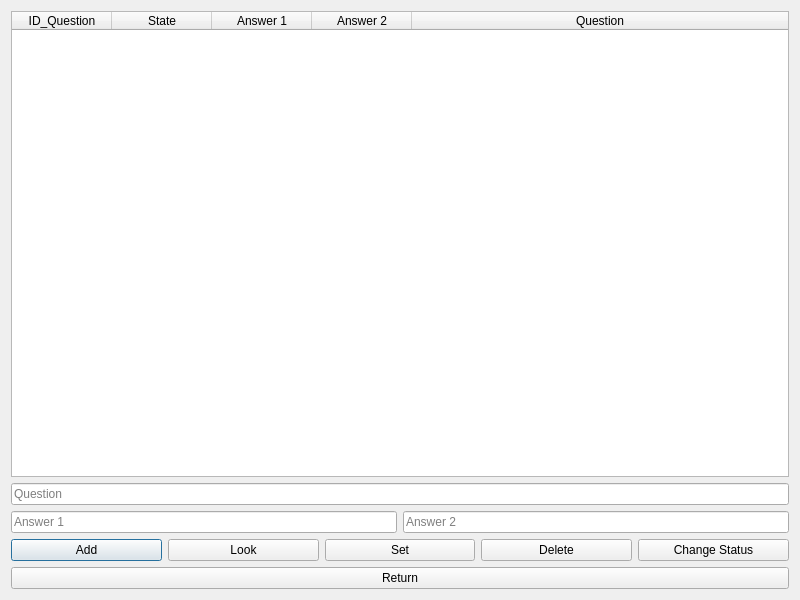
<?xml version="1.0" encoding="UTF-8"?>
<ui version="4.0">
 <class>QuestionsMenu</class>
 <widget class="QDialog" name="QuestionsMenu">
  <property name="geometry">
   <rect>
    <x>0</x>
    <y>0</y>
    <width>800</width>
    <height>600</height>
   </rect>
  </property>
  <property name="windowTitle">
   <string>Dialog</string>
  </property>
  <layout class="QVBoxLayout" name="verticalLayout">
   <item>
    <widget class="QTableWidget" name="tableWidget_Question">
     <property name="alternatingRowColors">
      <bool>true</bool>
     </property>
     <property name="selectionBehavior">
      <enum>QAbstractItemView::SelectRows</enum>
     </property>
     <property name="cornerButtonEnabled">
      <bool>true</bool>
     </property>
     <attribute name="horizontalHeaderCascadingSectionResizes">
      <bool>false</bool>
     </attribute>
     <attribute name="horizontalHeaderShowSortIndicator" stdset="0">
      <bool>false</bool>
     </attribute>
     <attribute name="horizontalHeaderStretchLastSection">
      <bool>true</bool>
     </attribute>
     <attribute name="verticalHeaderVisible">
      <bool>false</bool>
     </attribute>
     <attribute name="verticalHeaderCascadingSectionResizes">
      <bool>false</bool>
     </attribute>
     <attribute name="verticalHeaderShowSortIndicator" stdset="0">
      <bool>false</bool>
     </attribute>
     <attribute name="verticalHeaderStretchLastSection">
      <bool>false</bool>
     </attribute>
     <column>
      <property name="text">
       <string>ID_Question</string>
      </property>
     </column>
     <column>
      <property name="text">
       <string>State</string>
      </property>
     </column>
     <column>
      <property name="text">
       <string>Answer 1</string>
      </property>
     </column>
     <column>
      <property name="text">
       <string>Answer 2</string>
      </property>
     </column>
     <column>
      <property name="text">
       <string>Question</string>
      </property>
     </column>
    </widget>
   </item>
   <item>
    <widget class="QLineEdit" name="lineEdit_question">
     <property name="placeholderText">
      <string>Question</string>
     </property>
    </widget>
   </item>
   <item>
    <layout class="QHBoxLayout" name="horizontalLayout_2">
     <item>
      <widget class="QLineEdit" name="lineEdit_answer1">
       <property name="text">
        <string/>
       </property>
       <property name="placeholderText">
        <string>Answer 1</string>
       </property>
      </widget>
     </item>
     <item>
      <widget class="QLineEdit" name="lineEdit_answer2">
       <property name="placeholderText">
        <string>Answer 2</string>
       </property>
      </widget>
     </item>
    </layout>
   </item>
   <item>
    <layout class="QHBoxLayout" name="horizontalLayout">
     <item>
      <widget class="QPushButton" name="pushButton_add">
       <property name="text">
        <string>Add</string>
       </property>
      </widget>
     </item>
     <item>
      <widget class="QPushButton" name="pushButton_look">
       <property name="text">
        <string>Look</string>
       </property>
      </widget>
     </item>
     <item>
      <widget class="QPushButton" name="pushButton_set">
       <property name="text">
        <string>Set</string>
       </property>
      </widget>
     </item>
     <item>
      <widget class="QPushButton" name="pushButton_delete">
       <property name="text">
        <string>Delete</string>
       </property>
      </widget>
     </item>
     <item>
      <widget class="QPushButton" name="pushButton_disable">
       <property name="text">
        <string>Change Status</string>
       </property>
      </widget>
     </item>
    </layout>
   </item>
   <item>
    <widget class="QPushButton" name="pushButton_return">
     <property name="text">
      <string>Return</string>
     </property>
    </widget>
   </item>
  </layout>
 </widget>
 <resources/>
 <connections/>
</ui>
